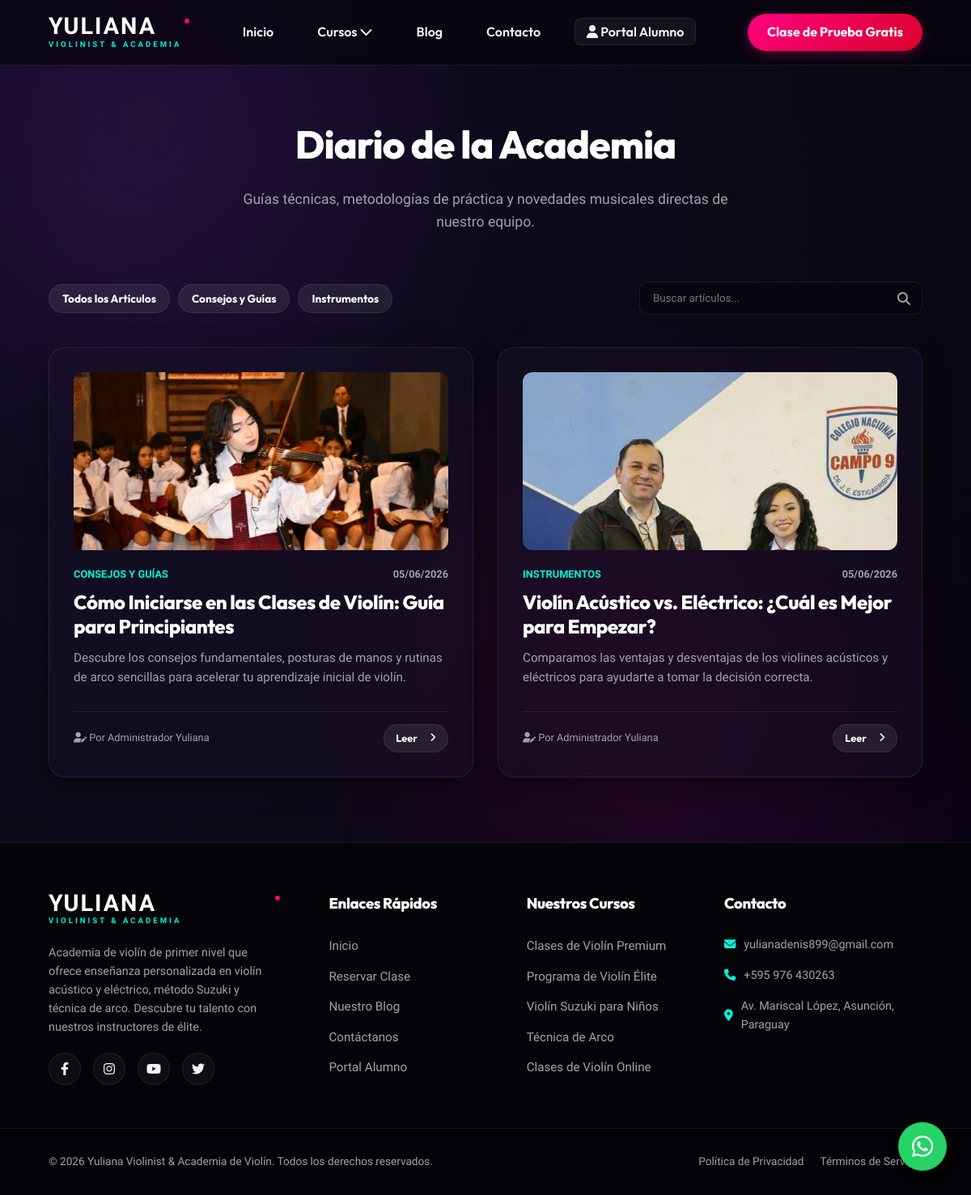
Page /blog on the committed database.
### tables this page shows
CREATE TABLE `blog_posts` (
  `id` INT AUTO_INCREMENT PRIMARY KEY,
  `slug` VARCHAR(150) NOT NULL UNIQUE,
  `title` VARCHAR(200) NOT NULL,
  `content` TEXT NOT NULL,
  `excerpt` TEXT NOT NULL,
  `category` VARCHAR(100) NOT NULL,
  `tags` VARCHAR(255) DEFAULT NULL,
  `author_id` INT NOT NULL,
  `status` ENUM('draft', 'published') DEFAULT 'draft',
  `image_url` VARCHAR(255) DEFAULT NULL,
  `created_at` TIMESTAMP DEFAULT CURRENT_TIMESTAMP,
  FOREIGN KEY (`author_id`) REFERENCES `users`(`id`) ON DELETE CASCADE
);

CREATE TABLE `users` (
  `id` INT AUTO_INCREMENT PRIMARY KEY,
  `name` VARCHAR(100) NOT NULL,
  `email` VARCHAR(150) NOT NULL UNIQUE,
  `password` VARCHAR(255) NOT NULL,
  `role` ENUM('student', 'admin') DEFAULT 'student',
  `status` ENUM('pending', 'approved', 'rejected') DEFAULT 'pending',
  `created_at` TIMESTAMP DEFAULT CURRENT_TIMESTAMP
);

### views/blog_list.php (the view)
<?php
try {
    $db = getDBConnection();
    $postsStmt = $db->query("
        SELECT b.*, u.name AS author_name
        FROM blog_posts b
        JOIN users u ON b.author_id = u.id
        WHERE b.status = 'published'
        ORDER BY b.created_at DESC
    ");
    $posts = $postsStmt->fetchAll();
    $catStmt = $db->query("SELECT DISTINCT category FROM blog_posts WHERE status = 'published'");
    $categories = $catStmt->fetchAll();
} catch (Exception $e) {
    die("Error al cargar el blog: " . $e->getMessage());
}
?>
<section class="container" style="padding-top: 140px;">
    <div class="section-title">
        <h2>Diario de la Academia</h2>
        <p>Guías técnicas, metodologías de práctica y novedades musicales directas de nuestro equipo.</p>
    </div>
    <div class="blog-header-row">
        <div style="display:flex; gap:10px; flex-wrap:wrap;">
            <button class="btn btn-secondary category-btn active" data-category="all" style="padding: 8px 16px; font-size:0.85rem;">Todos los Artículos</button>
            <?php foreach ($categories as $cat): ?>
                <button class="btn btn-secondary category-btn" data-category="<?= htmlspecialchars($cat['category']) ?>" style="padding: 8px 16px; font-size:0.85rem;"><?= htmlspecialchars($cat['category']) ?></button>
            <?php endforeach; ?>
        </div>
        <div class="search-input-wrapper">
            <input type="text" id="blogSearchInput" class="form-control" placeholder="Buscar artículos..." style="padding-right: 40px;">
            <i class="fas fa-search"></i>
        </div>
    </div>
    <?php if (empty($posts)): ?>
        <div class="glass-card" style="text-align:center; padding:50px 20px;">
            <i class="far fa-edit" style="font-size:3rem; color:var(--accent); margin-bottom:15px;"></i>
            <p>No se han publicado artículos todavía. ¡Visítanos pronto!</p>
        </div>
    <?php else: ?>
        <div class="blog-grid">
            <?php foreach ($posts as $post): ?>
                <div class="blog-card glass-card reveal" data-category="<?= htmlspecialchars($post['category']) ?>">
                    <?php if (!empty($post['image_url']) && file_exists($post['image_url'])): ?>
                        <img src="<?= BASE_URL ?>/<?= htmlspecialchars($post['image_url']) ?>" alt="<?= htmlspecialchars($post['title']) ?>" class="blog-card-img" style="object-position: center 20%;">
                    <?php else: ?>
                        <div style="background: linear-gradient(135deg, var(--secondary), var(--bg-light)); height:200px; border-radius:12px; margin-bottom:20px; display:flex; align-items:center; justify-content:center; font-size:3.5rem; color:rgba(255,255,255,0.15);">
                            <i class="fas fa-file-alt"></i>
                        </div>
                    <?php endif; ?>
                    <div class="blog-card-meta">
                        <span><?= htmlspecialchars($post['category']) ?></span>
                        <span style="color:var(--text-muted);"><?= date('d/m/Y', strtotime($post['created_at'])) ?></span>
                    </div>
                    <h3><?= htmlspecialchars($post['title']) ?></h3>
                    <p><?= htmlspecialchars($post['excerpt']) ?></p>
                    <div style="display:flex; justify-content:space-between; align-items:center; border-top:1px solid var(--glass-border); padding-top:15px; margin-top:10px;">
                        <span style="font-size:0.8rem; color:var(--text-muted);"><i class="fas fa-user-edit"></i> Por <?= htmlspecialchars($post['author_name']) ?></span>
                        <a href="<?= BASE_URL ?>/blog/<?= htmlspecialchars($post['slug']) ?>" class="btn btn-secondary" style="padding: 6px 14px; font-size:0.8rem;">Leer <i class="fas fa-angle-right" style="margin-left:5px;"></i></a>
                    </div>
                </div>
            <?php endforeach; ?>
        </div>
    <?php endif; ?>
</section>

### assets/css/style.css (style rules this page uses)
:root { --bg-dark: #07050e; --bg-light: #120e24; --primary: #8a2be2; --secondary: #4b0082; --accent: #ff007f; --teal: #00f5d4; --text-main: #f3f0f7; --text-muted: #a49fb2; --glass-bg: rgba(25, 18, 41, 0.45); --glass-border: rgba(255, 255, 255, 0.08); --font-heading: 'Outfit', sans-serif; --font-body: 'Plus Jakarta Sans', sans-serif; --shadow: 0 8px 32px 0 rgba(0, 0, 0, 0.37); --transition: all 0.35s cubic-bezier(0.4, 0, 0.2, 1); }
* { margin: 0; padding: 0; box-sizing: border-box; scroll-behavior: smooth; }
body { background-color: var(--bg-dark); background-image: radial-gradient(circle at 10% 20%, rgba(20, 15, 38, 0.8) 0%, rgba(7, 5, 14, 1) 90%); color: var(--text-main); font-family: var(--font-body); line-height: 1.6; overflow-x: hidden; min-height: 100vh; }
h1, h2, h3, h4, h5, h6 { font-family: var(--font-heading); font-weight: 800; letter-spacing: -0.02em; color: #ffffff; }
a { color: var(--teal); text-decoration: none; transition: var(--transition); }
.container { width: 90%; max-width: 1200px; margin: 0 auto; padding: 80px 0; }
.btn { display: inline-flex; align-items: center; justify-content: center; gap: 10px; padding: 14px 28px; border-radius: 50px; font-weight: 700; font-family: var(--font-heading); cursor: pointer; transition: var(--transition); border: none; outline: none; }
.btn-secondary { background: rgba(255, 255, 255, 0.08); color: #ffffff; border: 1px solid var(--glass-border); }
.glass-card { background: var(--glass-bg); backdrop-filter: blur(15px); -webkit-backdrop-filter: blur(15px); border: 1px solid var(--glass-border); border-radius: 20px; box-shadow: var(--shadow); padding: 30px; transition: var(--transition); }
.section-title { text-align: center; margin-bottom: 60px; }
.section-title h2 { font-size: 3rem; margin-bottom: 15px; }
.section-title p { color: var(--text-muted); font-size: 1.1rem; max-width: 600px; margin: 0 auto; }
.form-control { width: 100%; padding: 12px 16px; background: rgba(0, 0, 0, 0.3); border: 1px solid var(--glass-border); border-radius: 10px; color: #ffffff; font-family: var(--font-body); transition: var(--transition); }
.blog-header-row { display: flex; justify-content: space-between; align-items: center; margin-bottom: 40px; gap: 20px; }
.search-input-wrapper { position: relative; max-width: 350px; width: 100%; }
.search-input-wrapper i { position: absolute; right: 15px; top: 50%; transform: translateY(-50%); color: var(--text-muted); }
.blog-grid { display: grid; grid-template-columns: repeat(auto-fill, minmax(350px, 1fr)); gap: 30px; }
.blog-card { height: 100%; display: flex; flex-direction: column; }
.blog-card-img { height: 220px; width: 100%; object-fit: cover; border-radius: 12px; margin-bottom: 20px; }
.blog-card-meta { font-size: 0.8rem; color: var(--teal); font-weight: bold; text-transform: uppercase; margin-bottom: 8px; display: flex; justify-content: space-between; }
.blog-card h3 { font-size: 1.5rem; margin-bottom: 12px; line-height: 1.25; }
.blog-card p { color: var(--text-muted); font-size: 0.95rem; margin-bottom: 20px; flex-grow: 1; }

### rows in the picture
blog_posts: image_url (picture), category "CONSEJOS Y GUÍAS", created_at "05/06/2026", title "Cómo Iniciarse en las Clases de Violín: Guía para Principiantes", excerpt "Descubre los consejos fundamentales, posturas de manos y rutinas de arco sencillas para acelerar tu aprendizaje inicial de violín.", author.name "Administrador Yuliana"
blog_posts: image_url (picture), category "INSTRUMENTOS", created_at "05/06/2026", title "Violín Acústico vs. Eléctrico: ¿Cuál es Mejor para Empezar?", excerpt "Comparamos las ventajas y desventajas de los violines acústicos y eléctricos para ayudarte a tomar la decisión correcta.", author.name "Administrador Yuliana"

### other values in the picture
$cat['category'] "Consejos y Guías"
$cat['category'] "Instrumentos"
